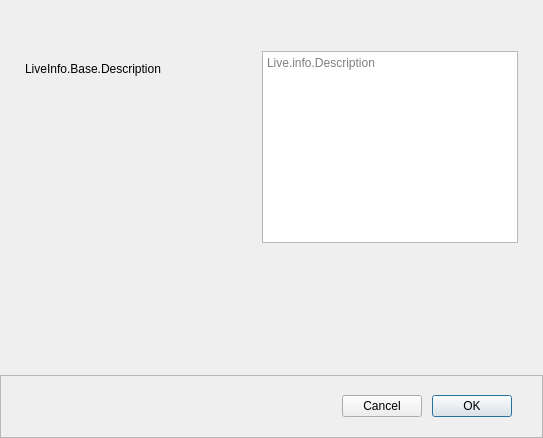
<?xml version="1.0" encoding="UTF-8"?>
<ui version="4.0">
 <class>PLSLiveInfoBand</class>
 <widget class="QWidget" name="PLSLiveInfoBand">
  <property name="geometry">
   <rect>
    <x>0</x>
    <y>0</y>
    <width>543</width>
    <height>438</height>
   </rect>
  </property>
  <property name="windowTitle">
   <string>LiveInfo.liveinformation</string>
  </property>
  <layout class="QVBoxLayout" name="verticalLayout">
   <property name="spacing">
    <number>0</number>
   </property>
   <property name="leftMargin">
    <number>0</number>
   </property>
   <property name="topMargin">
    <number>0</number>
   </property>
   <property name="rightMargin">
    <number>0</number>
   </property>
   <property name="bottomMargin">
    <number>0</number>
   </property>
   <item>
    <layout class="QVBoxLayout" name="verticalLayout_3">
     <property name="spacing">
      <number>0</number>
     </property>
     <property name="leftMargin">
      <number>25</number>
     </property>
     <property name="topMargin">
      <number>29</number>
     </property>
     <property name="rightMargin">
      <number>25</number>
     </property>
     <property name="bottomMargin">
      <number>0</number>
     </property>
     <item>
      <widget class="QFrame" name="TitleFrame">
       <property name="frameShape">
        <enum>QFrame::NoFrame</enum>
       </property>
       <property name="frameShadow">
        <enum>QFrame::Raised</enum>
       </property>
       <layout class="QHBoxLayout" name="TitleFrameLayout">
        <property name="spacing">
         <number>0</number>
        </property>
        <property name="leftMargin">
         <number>0</number>
        </property>
        <property name="topMargin">
         <number>0</number>
        </property>
        <property name="rightMargin">
         <number>0</number>
        </property>
        <property name="bottomMargin">
         <number>0</number>
        </property>
        <item>
         <widget class="PLSLiveInfoDualWidget" name="dualWidget" native="true"/>
        </item>
        <item>
         <spacer name="horizontalSpacer_2">
          <property name="orientation">
           <enum>Qt::Horizontal</enum>
          </property>
          <property name="sizeHint" stdset="0">
           <size>
            <width>1</width>
            <height>1</height>
           </size>
          </property>
         </spacer>
        </item>
       </layout>
      </widget>
     </item>
     <item>
      <spacer name="verticalSpacer_2">
       <property name="orientation">
        <enum>Qt::Vertical</enum>
       </property>
       <property name="sizeType">
        <enum>QSizePolicy::Fixed</enum>
       </property>
       <property name="sizeHint" stdset="0">
        <size>
         <width>20</width>
         <height>21</height>
        </size>
       </property>
      </spacer>
     </item>
     <item>
      <layout class="QHBoxLayout" name="horizontalLayout">
       <property name="spacing">
        <number>0</number>
       </property>
       <item>
        <layout class="QVBoxLayout" name="verticalLayout_2">
         <property name="spacing">
          <number>0</number>
         </property>
         <property name="topMargin">
          <number>11</number>
         </property>
         <property name="rightMargin">
          <number>0</number>
         </property>
         <item alignment="Qt::AlignTop">
          <widget class="QLabel" name="describeLabel">
           <property name="sizePolicy">
            <sizepolicy hsizetype="Expanding" vsizetype="Preferred">
             <horstretch>0</horstretch>
             <verstretch>0</verstretch>
            </sizepolicy>
           </property>
           <property name="text">
            <string>LiveInfo.Base.Description</string>
           </property>
          </widget>
         </item>
        </layout>
       </item>
       <item>
        <widget class="PLSTextEdit" name="plainTextEdit">
         <property name="placeholderText">
          <string>Live.info.Description</string>
         </property>
        </widget>
       </item>
      </layout>
     </item>
     <item>
      <spacer name="verticalSpacer">
       <property name="orientation">
        <enum>Qt::Vertical</enum>
       </property>
       <property name="sizeHint" stdset="0">
        <size>
         <width>20</width>
         <height>40</height>
        </size>
       </property>
      </spacer>
     </item>
    </layout>
   </item>
   <item>
    <widget class="QFrame" name="frame">
     <property name="minimumSize">
      <size>
       <width>0</width>
       <height>30</height>
      </size>
     </property>
     <property name="frameShape">
      <enum>QFrame::StyledPanel</enum>
     </property>
     <property name="frameShadow">
      <enum>QFrame::Raised</enum>
     </property>
     <layout class="QHBoxLayout" name="horizontalLayout_2">
      <property name="spacing">
       <number>10</number>
      </property>
      <property name="leftMargin">
       <number>0</number>
      </property>
      <property name="topMargin">
       <number>19</number>
      </property>
      <property name="rightMargin">
       <number>30</number>
      </property>
      <property name="bottomMargin">
       <number>20</number>
      </property>
      <item>
       <spacer name="horizontalSpacer">
        <property name="orientation">
         <enum>Qt::Horizontal</enum>
        </property>
        <property name="sizeHint" stdset="0">
         <size>
          <width>40</width>
          <height>20</height>
         </size>
        </property>
       </spacer>
      </item>
      <item>
       <widget class="QPushButton" name="cancelButton">
        <property name="text">
         <string>Cancel</string>
        </property>
        <property name="useFor" stdset="0">
         <string notr="true">Cancel</string>
        </property>
       </widget>
      </item>
      <item>
       <widget class="QPushButton" name="okButton">
        <property name="text">
         <string>OK</string>
        </property>
        <property name="autoDefault">
         <bool>true</bool>
        </property>
        <property name="default">
         <bool>true</bool>
        </property>
        <property name="useFor" stdset="0">
         <string notr="true">Ok</string>
        </property>
       </widget>
      </item>
     </layout>
    </widget>
   </item>
  </layout>
 </widget>
 <customwidgets>
  <customwidget>
   <class>PLSLiveInfoDualWidget</class>
   <extends>QWidget</extends>
   <header>PLSLiveInfoBase.h</header>
   <container>1</container>
  </customwidget>
  <customwidget>
   <class>PLSTextEdit</class>
   <extends>QTextEdit</extends>
   <header location="global">PLSEdit.h</header>
  </customwidget>
 </customwidgets>
 <resources/>
 <connections/>
</ui>
